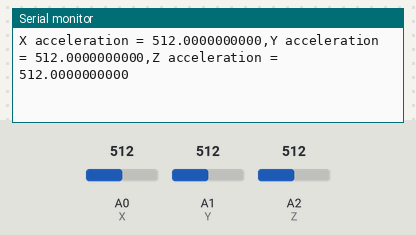
A sketch run on a simulated Arduino Uno, built with avr-gcc and run on an emulated ATmega328P. Shown: the last lines printed to the serial monitor. The inputs (shaded band) are chosen by the test bench; at power-on: A0 (X) = 512, A1 (Y) = 512, A2 (Z) = 512.

Above: at 1.8 s.
1.9 s: A0 (X) set to 716
At 2.8 s:
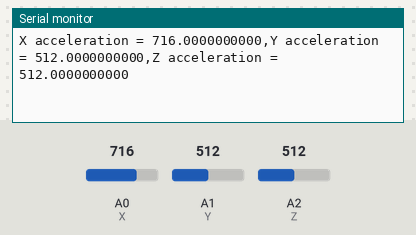
3.4 s: A1 (Y) set to 716
At 4.7 s:
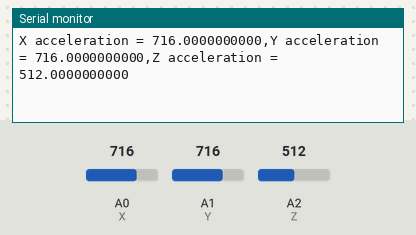
4.9 s: A2 (Z) set to 716
At 6.0 s:
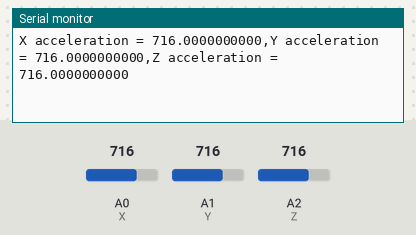
6.4 s: A0 (X) set to 900
At 7.7 s:
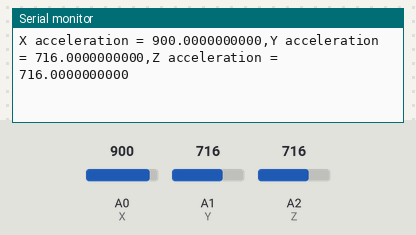
7.9 s: A1 (Y) set to 900
At 8.8 s:
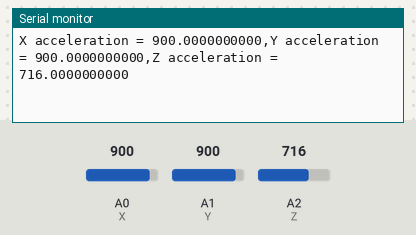
9.4 s: A2 (Z) set to 900
At 9.4 s:
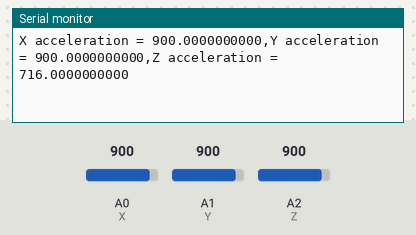
Timing chart, 0 to 11.9 s (numbered marks = the images above; inputs shaded):
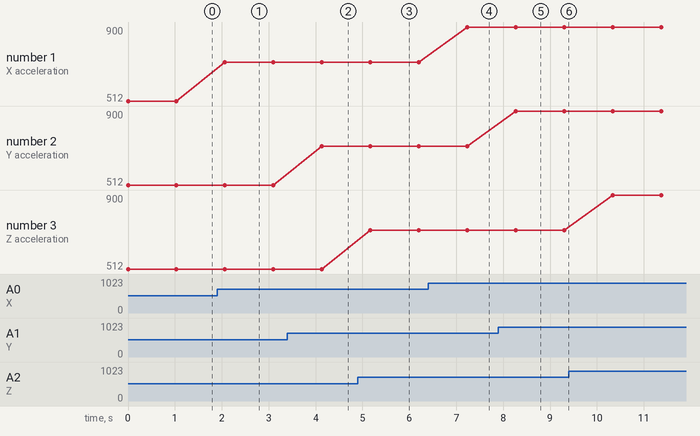

The sketch:

serial_read_19_11_20.ino
```cpp
#define X A0
#define Y A1
#define Z A2

int Xaxis;
int Yaxis;
int Zaxis;
// the setup routine runs once when you press reset:
void setup() {
  // initialize serial communication at 9600 bits per second:
  Serial.begin(9600);
}

// the loop routine runs over and over again forever:
void loop() {
  Xaxis = analogRead(X);
  Yaxis = analogRead(Y);
  Zaxis = analogRead(Z);
  float Xa = ( Xaxis)*1;
  float Ya = ( Yaxis)*1;
  float Za = ( Zaxis)*1;
  Serial.print("X acceleration = ");
  Serial.print(Xa,DEC);
  Serial.print(",");
  Serial.print("Y acceleration = ");
  Serial.print(Ya,DEC);
  Serial.print(",");
  Serial.print("Z acceleration = ");
  Serial.print(Za,DEC);
  Serial.println();
  delay(1000);
}
```

Measured:
- after the input at 1.9 s, the serial monitor: prints a new line after 0.17 s (image 1)
- after the input at 3.4 s, the serial monitor: prints a new line after 0.74 s (image 2)
- after the input at 4.9 s, the serial monitor: prints a new line after 0.27 s (image 3)
- after the input at 6.4 s, the serial monitor: prints a new line after 0.84 s (image 4)
- after the input at 7.9 s, the serial monitor: prints a new line after 0.37 s (image 5)
- plotted number 1: 512 → 716 after the input at 1.9 s, 716 → 900 after the input at 6.4 s
